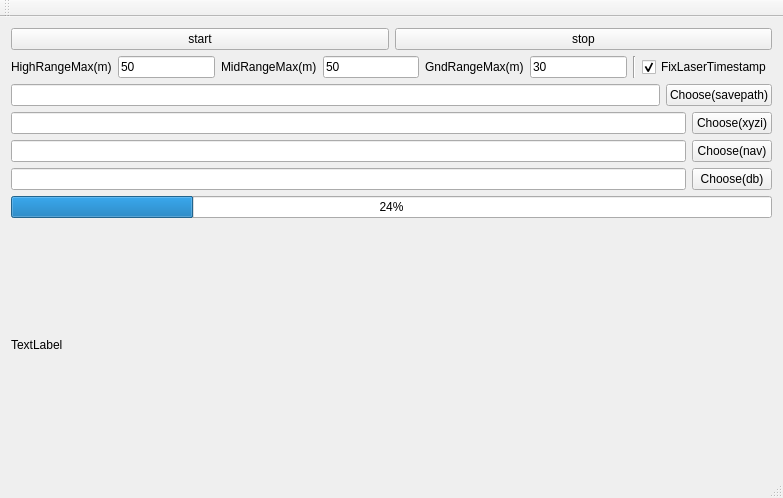
<?xml version="1.0" encoding="UTF-8"?>
<ui version="4.0">
 <class>MainWindow</class>
 <widget class="QMainWindow" name="MainWindow">
  <property name="geometry">
   <rect>
    <x>0</x>
    <y>0</y>
    <width>783</width>
    <height>498</height>
   </rect>
  </property>
  <property name="windowTitle">
   <string>MainWindow</string>
  </property>
  <widget class="QWidget" name="centralWidget">
   <layout class="QVBoxLayout" name="verticalLayout">
    <item>
     <layout class="QVBoxLayout" name="verticalLayout_5">
      <item>
       <layout class="QHBoxLayout" name="horizontalLayout">
        <item>
         <widget class="QPushButton" name="button_start">
          <property name="text">
           <string>start</string>
          </property>
         </widget>
        </item>
        <item>
         <widget class="QPushButton" name="button_stop">
          <property name="text">
           <string>stop</string>
          </property>
         </widget>
        </item>
       </layout>
      </item>
      <item>
       <layout class="QHBoxLayout" name="horizontalLayout_6">
        <item>
         <widget class="QLabel" name="label_3">
          <property name="text">
           <string>HighRangeMax(m)</string>
          </property>
         </widget>
        </item>
        <item>
         <widget class="QLineEdit" name="lineEdit_highrangemax">
          <property name="text">
           <string>50</string>
          </property>
         </widget>
        </item>
        <item>
         <widget class="QLabel" name="label_4">
          <property name="text">
           <string>MidRangeMax(m)</string>
          </property>
         </widget>
        </item>
        <item>
         <widget class="QLineEdit" name="lineEdit_midrangemax">
          <property name="text">
           <string>50</string>
          </property>
         </widget>
        </item>
        <item>
         <widget class="QLabel" name="label_5">
          <property name="text">
           <string>GndRangeMax(m)</string>
          </property>
         </widget>
        </item>
        <item>
         <widget class="QLineEdit" name="lineEdit_gndrangemax">
          <property name="text">
           <string>30</string>
          </property>
         </widget>
        </item>
        <item>
         <widget class="Line" name="line">
          <property name="orientation">
           <enum>Qt::Vertical</enum>
          </property>
         </widget>
        </item>
        <item>
         <widget class="QCheckBox" name="checkBox_fixLaserTime">
          <property name="text">
           <string>FixLaserTimestamp</string>
          </property>
          <property name="checked">
           <bool>true</bool>
          </property>
         </widget>
        </item>
       </layout>
      </item>
      <item>
       <layout class="QHBoxLayout" name="horizontalLayout_5">
        <item>
         <widget class="QLineEdit" name="lineEdit_feature"/>
        </item>
        <item>
         <widget class="QPushButton" name="pushButton_savePath">
          <property name="text">
           <string>Choose(savepath)</string>
          </property>
         </widget>
        </item>
       </layout>
      </item>
      <item>
       <layout class="QHBoxLayout" name="horizontalLayout_4">
        <item>
         <widget class="QLineEdit" name="lineEdit_velo"/>
        </item>
        <item>
         <widget class="QPushButton" name="pushButton_veloPath">
          <property name="text">
           <string>Choose(xyzi)</string>
          </property>
         </widget>
        </item>
       </layout>
      </item>
      <item>
       <layout class="QHBoxLayout" name="horizontalLayout_3">
        <item>
         <widget class="QLineEdit" name="lineEdit_nav"/>
        </item>
        <item>
         <widget class="QPushButton" name="pushButton_navpath">
          <property name="text">
           <string>Choose(nav)</string>
          </property>
         </widget>
        </item>
       </layout>
      </item>
      <item>
       <layout class="QHBoxLayout" name="horizontalLayout_7">
        <item>
         <widget class="QLineEdit" name="lineEdit_calib"/>
        </item>
        <item>
         <widget class="QPushButton" name="pushButton_calib">
          <property name="text">
           <string>Choose(db)</string>
          </property>
         </widget>
        </item>
       </layout>
      </item>
      <item>
       <layout class="QHBoxLayout" name="horizontalLayout_2">
        <item>
         <layout class="QGridLayout" name="gridLayout">
          <item row="1" column="0">
           <layout class="QGridLayout" name="gridLayout_2">
            <item row="1" column="0">
             <widget class="QLabel" name="label">
              <property name="text">
               <string>TextLabel</string>
              </property>
             </widget>
            </item>
            <item row="0" column="0">
             <widget class="QProgressBar" name="progressBar">
              <property name="value">
               <number>24</number>
              </property>
             </widget>
            </item>
           </layout>
          </item>
         </layout>
        </item>
       </layout>
      </item>
     </layout>
    </item>
   </layout>
  </widget>
  <widget class="QMenuBar" name="menuBar">
   <property name="geometry">
    <rect>
     <x>0</x>
     <y>0</y>
     <width>783</width>
     <height>22</height>
    </rect>
   </property>
  </widget>
  <widget class="QToolBar" name="mainToolBar">
   <attribute name="toolBarArea">
    <enum>TopToolBarArea</enum>
   </attribute>
   <attribute name="toolBarBreak">
    <bool>false</bool>
   </attribute>
  </widget>
  <widget class="QStatusBar" name="statusBar"/>
 </widget>
 <layoutdefault spacing="6" margin="11"/>
 <resources/>
 <connections/>
</ui>
